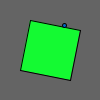
Frame 1 (no input)
Frame 60 (the mouse pressed at the canvas centre just before this capture): identical to frame 1, image omitted
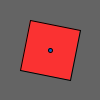
Frame 120 (the mouse held since frame 60 and released just before this capture)

The Processing sketch that drew these frames (run headless with seeded random() and noise(); from frame 60 on, the mouse is pressed at the canvas centre):

// Processing sketch: quad_have
// ── quad_have.pde
float q[][]=new float[4][2];//quad[вершины(4 угла)][координаты (x,y)]
float p[]=new float[2];//точка[координаты (x,y)]

//остальные не важные
float xc, yc, sz;
int ctrl=4;

void setup()
{
  xc=width/2;
  yc=height/2;
  sz=width/100;
  q[0][0]=xc-sz*20;
  q[0][1]=yc-sz*30;
  q[1][0]=xc+sz*30;
  q[1][1]=yc-sz*20;
  q[2][0]=xc+sz*20;
  q[2][1]=yc+sz*30;
  q[3][0]=xc-sz*30;
  q[3][1]=yc+sz*20;
  p[0]=random(width);
  p[1]=random(height);
}

void draw()
{
  background(100);
  if(mousePressed)
  {
    if(ctrl>3)
    {
      p[0]=mouseX;
      p[1]=mouseY;
    }
    else
    {
      q[ctrl][0]=mouseX;
      q[ctrl][1]=mouseY;
    }
  }
  
  
  
  //тут как хочешь, так и меняй
  if(
  ((p[0]<q[0][0]+(q[1][0]-q[0][0])*((p[1]-q[0][1])/(q[1][1]-q[0][1])))==(q[2][0]<q[0][0]+(q[1][0]-q[0][0])*((q[2][1]-q[0][1])/(q[1][1]-q[0][1]))))&&
  ((p[0]<q[1][0]+(q[2][0]-q[1][0])*((p[1]-q[1][1])/(q[2][1]-q[1][1])))==(q[3][0]<q[1][0]+(q[2][0]-q[1][0])*((q[3][1]-q[1][1])/(q[2][1]-q[1][1]))))&&
  ((p[0]<q[2][0]+(q[3][0]-q[2][0])*((p[1]-q[2][1])/(q[3][1]-q[2][1])))==(q[0][0]<q[2][0]+(q[3][0]-q[2][0])*((q[0][1]-q[2][1])/(q[3][1]-q[2][1]))))&&
  ((p[0]<q[3][0]+(q[0][0]-q[3][0])*((p[1]-q[3][1])/(q[0][1]-q[3][1])))==(q[1][0]<q[3][0]+(q[0][0]-q[3][0])*((q[1][1]-q[3][1])/(q[0][1]-q[3][1]))))
  )
  fill(250,50,50);
  else
  fill(20,250,50);
  
  
  
  
  quad(q[0][0],q[0][1],q[1][0],q[1][1],q[2][0],q[2][1],q[3][0],q[3][1]);
  fill(0,100,200);
  ellipse(p[0],p[1],sz*4,sz*4);
}

void mousePressed()
{
  for(int i=0;i<4;i++)
  {
    if(dist(mouseX, mouseY, q[i][0],q[i][1])<sz*5)
    {
      ctrl=i;
    }
  }
}

void mouseReleased()
{
  ctrl=4;
}
